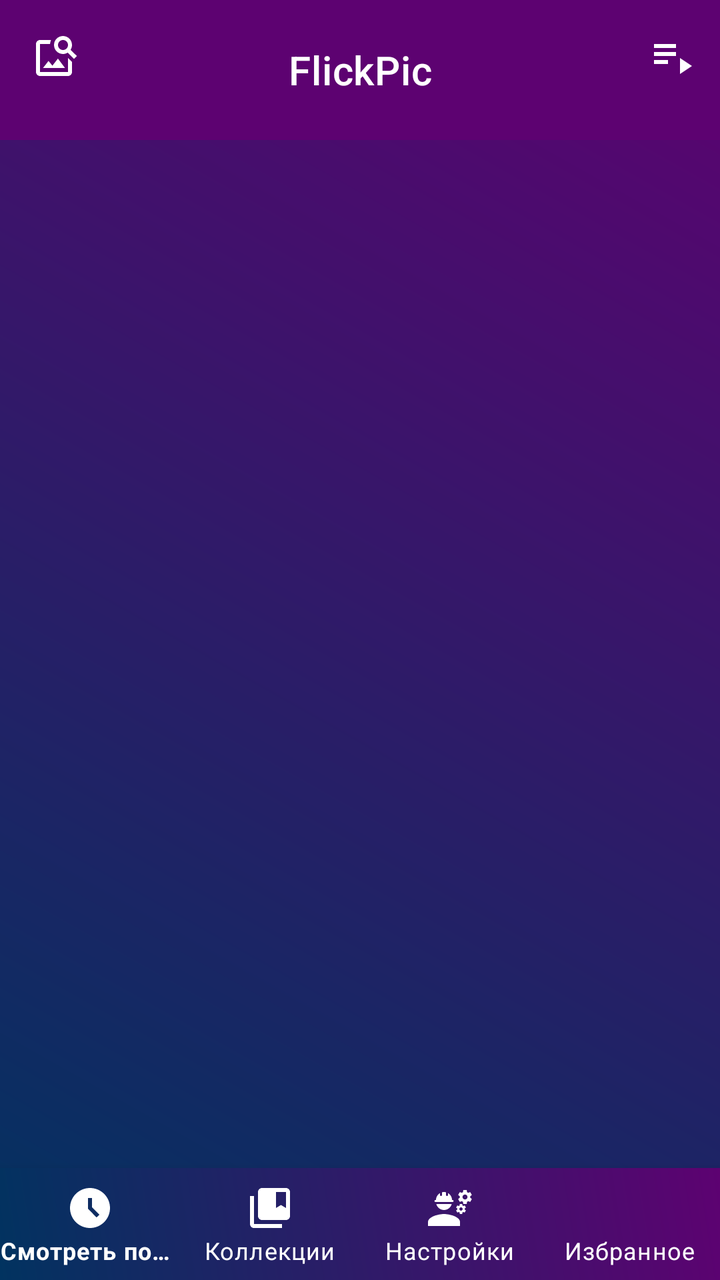
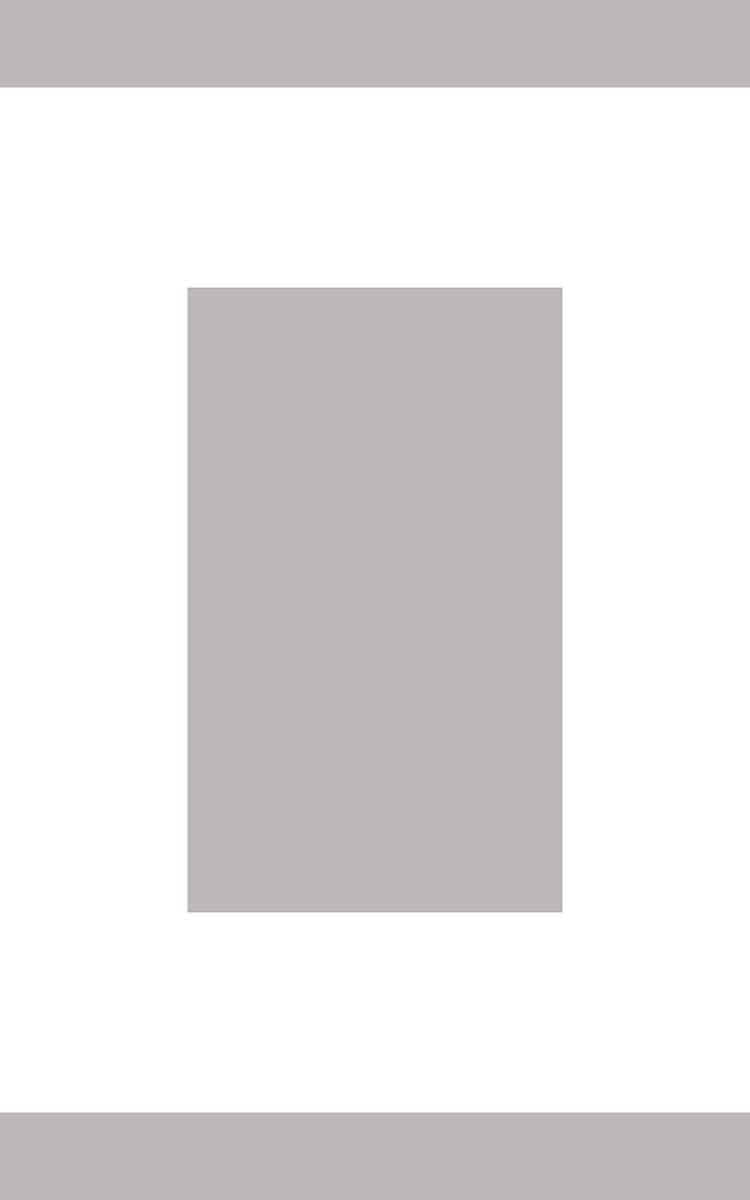

One screen, two layout resources from the same app: the default and the repository's alternative for another configuration. Each is rendered where Android would select it; the XML of both is given below.
<!-- AndroidManifest.xml: application theme Base.Theme.FlickPic -->
<!-- res/layout/activity_main.xml -->
<?xml version="1.0" encoding="utf-8"?>
<androidx.constraintlayout.widget.ConstraintLayout xmlns:android="http://schemas.android.com/apk/res/android"
    xmlns:app="http://schemas.android.com/apk/res-auto"
    xmlns:tools="http://schemas.android.com/tools"
    android:id="@+id/main"
    android:layout_width="match_parent"
    android:layout_height="match_parent"
    android:background="@drawable/corner_background"
    tools:context=".MainActivity">

    <com.google.android.material.appbar.AppBarLayout
        android:id="@+id/topAppBarLayout"
        android:layout_width="match_parent"
        android:layout_height="wrap_content"
        app:layout_constraintTop_toTopOf="parent">

        <com.google.android.material.appbar.MaterialToolbar
            android:id="@+id/topAppBar"
            android:layout_width="match_parent"
            android:layout_height="70dp"
            app:menu="@menu/top_app_bar"
            app:navigationIcon="@drawable/baseline_image_search_24"
            app:title="@string/app_name"
            app:titleCentered="true"
            app:titleTextColor="@color/white" />
    </com.google.android.material.appbar.AppBarLayout>

    <FrameLayout
        android:id="@+id/fragment_placeholder"
        android:layout_width="match_parent"
        android:layout_height="0dp"
        app:layout_constraintBottom_toTopOf="@id/bottomNavigation"
        app:layout_constraintTop_toBottomOf="@id/topAppBarLayout" />

    <com.google.android.material.bottomnavigation.BottomNavigationView
        android:id="@+id/bottomNavigation"
        android:layout_width="match_parent"
        android:layout_height="wrap_content"
        android:background="@drawable/corner_background"
        app:itemIconTint="@color/white"
        app:itemTextColor="@color/white"
        app:labelVisibilityMode="labeled"
        app:layout_constraintBottom_toBottomOf="parent"
        app:menu="@menu/bottom_navigation" />


</androidx.constraintlayout.widget.ConstraintLayout>
<!-- resources referenced by this layout -->
<resources>
  <color name="white">#FFFFFFFF</color>
  <!-- drawable baseline_image_search_24 (drawable) -->
  <vector xmlns:android="http://schemas.android.com/apk/res/android"
      android:width="24dp"
      android:height="24dp"
      android:viewportWidth="24"
      android:viewportHeight="24">
  
      <path
          android:fillColor="@android:color/white"
          android:pathData="M18,13v7L4,20L4,6h5.02c0.05,-0.71 0.22,-1.38 0.48,-2L4,4c-1.1,0 -2,0.9 -2,2v14c0,1.1 0.9,2 2,2h14c1.1,0 2,-0.9 2,-2v-5l-2,-2zM16.5,18h-11l2.75,-3.53 1.96,2.36 2.75,-3.54zM19.3,8.89c0.44,-0.7 0.7,-1.51 0.7,-2.39C20,4.01 17.99,2 15.5,2S11,4.01 11,6.5s2.01,4.5 4.49,4.5c0.88,0 1.7,-0.26 2.39,-0.7L21,13.42 22.42,12 19.3,8.89zM15.5,9C14.12,9 13,7.88 13,6.5S14.12,4 15.5,4 18,5.12 18,6.5 16.88,9 15.5,9z" />
  
  </vector>
  <!-- drawable corner_background (drawable) -->
  <?xml version="1.0" encoding="utf-8"?>
  <shape xmlns:android="http://schemas.android.com/apk/res/android">
      <gradient
          android:angle="45"
          android:endColor="@color/dark_violet"
          android:startColor="@color/dark_blue" />
  </shape>
  <string name="app_name">FlickPic</string>
  <style name="Base.Theme.FlickPic" parent="Theme.MaterialComponents.Light.DarkActionBar">
          <item name="colorPrimary">@color/dark_violet</item>
          <item name="colorPrimaryDark">@color/my_dark_primary</item>
          <item name="colorAccent">@color/blue</item>
      </style>
  <color name="dark_violet">#5D0271</color>
  <color name="dark_blue">#013360</color>
  <color name="my_dark_primary">#000B32</color>
  <color name="blue">#0088FF</color>
</resources>
<!-- res/layout-large/activity_main.xml (the repository's variant of the layout above) -->
<!-- drawn on a 7-inch tablet held upright -->
<?xml version="1.0" encoding="utf-8"?>
<androidx.constraintlayout.widget.ConstraintLayout xmlns:android="http://schemas.android.com/apk/res/android"
    xmlns:app="http://schemas.android.com/apk/res-auto"
    xmlns:tools="http://schemas.android.com/tools"
    android:id="@+id/main"
    android:layout_width="match_parent"
    android:layout_height="match_parent"
    tools:context=".MainActivity">

    <FrameLayout
        android:id="@+id/topMenu"
        android:layout_width="match_parent"
        android:layout_height="70dp"
        android:background="@color/gray"
        app:layout_constraintEnd_toEndOf="parent"
        app:layout_constraintStart_toStartOf="parent"
        app:layout_constraintTop_toTopOf="parent">

    </FrameLayout>

    <LinearLayout
        android:id="@+id/buttonContainer"
        android:layout_width="300dp"
        android:layout_height="500dp"
        android:background="@color/gray"
        android:gravity="center"
        android:orientation="vertical"
        app:layout_constraintBottom_toTopOf="@+id/bottomMenu"
        app:layout_constraintEnd_toEndOf="parent"
        app:layout_constraintStart_toStartOf="parent"
        app:layout_constraintTop_toBottomOf="@+id/topMenu">

    </LinearLayout>

    <FrameLayout
        android:id="@+id/bottomMenu"
        android:layout_width="match_parent"
        android:layout_height="70dp"
        android:background="@color/gray"
        app:layout_constraintBottom_toBottomOf="parent"
        app:layout_constraintEnd_toEndOf="parent"
        app:layout_constraintStart_toStartOf="parent">

    </FrameLayout>


</androidx.constraintlayout.widget.ConstraintLayout>
<!-- resources referenced by the variant -->
<!-- as a 7-inch tablet held upright resolves them -->
<resources>
  <color name="gray">#BDB8B8</color>
  <style name="Base.Theme.FlickPic" parent="Theme.MaterialComponents.Light.DarkActionBar">
          <item name="colorPrimary">@color/dark_violet</item>
          <item name="colorPrimaryDark">@color/my_dark_primary</item>
          <item name="colorAccent">@color/blue</item>
      </style>
  <color name="dark_violet">#5D0271</color>
  <color name="my_dark_primary">#000B32</color>
  <color name="blue">#0088FF</color>
</resources>
